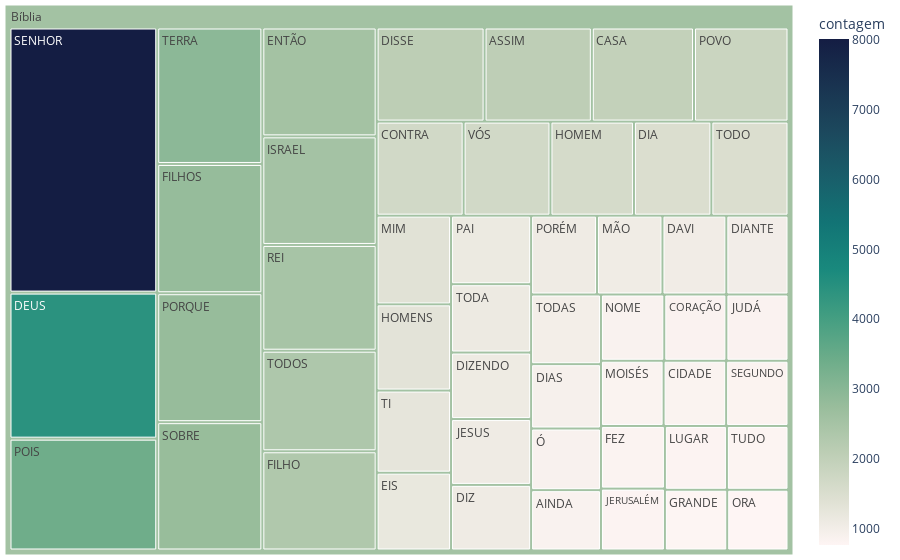

This figure's notebook cell:
### Markdown cell above
Percebe-se que a palavra "Senhor" é a mais presente em toda a Bíbila, muitas vezes usada para referenciar a figura de Deus em ambos os testamentos. Em seguida, "Deus" aparece como a segunda palavra mais comum. Faz sentido, uma vez que esse pode ser considerado um dos temas principais da Bíblia.

Não obstante, existem outras formas de visualizar a mesma informação, como por meio de "treemaps", círculos e mapa de palavras.

### Treemap

### Code cell
fig = px.treemap(
    contagem_palav[0:50],
    path=[px.Constant("Bíblia"), "palavra"],
    values="contagem",
    color="contagem",
    color_continuous_scale="tempo",
)

fig.update_layout(margin=dict(t=5, l=5, r=5, b=5))
fig.show()

### Figure 1 — Plotly figure (JSON) as saved in the notebook; plotly's stock layout.template omitted (floating-point values rounded to 4 significant figures)
{"data": [{"branchvalues": "total", "customdata": [[863], [2066], [1968], [835], [1675], [842], [1031], [4417], [1491], [1003], [920], [2079], [1075], [1090], [1185], [2547], [820], [2322], [2781], [775], [1608], [1313], [2541], [810], [1079], [842], [810], [1351], [836], [1056], [859], [762], [1123], [3382], [2774], [1064], [1820], [2475], [832], [8017], [2761], [2936], [1251], [1120], [996], [1485], [2353], [804], [1672], [881], [2561.0]], "domain": {"x": [0, 1], "y": [0, 1]}, "hovertemplate": "labels=%{label}<br>contagem_sum=%{value}<br>parent=%{parent}<br>id=%{id}<br>contagem=%{color}<extra></extra>", "ids": ["Bíblia/AINDA", "Bíblia/ASSIM", "Bíblia/CASA", "Bíblia/CIDADE", "Bíblia/CONTRA", "Bíblia/CORAÇÃO", "Bíblia/DAVI", "Bíblia/DEUS", "Bíblia/DIA", "Bíblia/DIANTE", "Bíblia/DIAS", "Bíblia/DISSE", "Bíblia/DIZ", "Bíblia/DIZENDO", "Bíblia/EIS", "Bíblia/ENTÃO", "Bíblia/FEZ", "Bíblia/FILHO", "Bíblia/FILHOS", "Bíblia/GRANDE", "Bíblia/HOMEM", "Bíblia/HOMENS", "Bíblia/ISRAEL", "Bíblia/JERUSALÉM", "Bíblia/JESUS", "Bíblia/JUDÁ", "Bíblia/LUGAR", "Bíblia/MIM", "Bíblia/MOISÉS", "Bíblia/MÃO", "Bíblia/NOME", "Bíblia/ORA", "Bíblia/PAI", "Bíblia/POIS", "Bíblia/PORQUE", "Bíblia/PORÉM", "Bíblia/POVO", "Bíblia/REI", "Bíblia/SEGUNDO", "Bíblia/SENHOR", "Bíblia/SOBRE", "Bíblia/TERRA", "Bíblia/TI", "Bíblia/TODA", "Bíblia/TODAS", "Bíblia/TODO", "Bíblia/TODOS", "Bíblia/TUDO", "Bíblia/VÓS", "Bíblia/Ó", "Bíblia"], "labels": ["AINDA", "ASSIM", "CASA", "CIDADE", "CONTRA", "CORAÇÃO", "DAVI", "DEUS", "DIA", "DIANTE", "DIAS", "DISSE", "DIZ", "DIZENDO", "EIS", "ENTÃO", "FEZ", "FILHO", "FILHOS", "GRANDE", "HOMEM", "HOMENS", "ISRAEL", "JERUSALÉM", "JESUS", "JUDÁ", "LUGAR", "MIM", "MOISÉS", "MÃO", "NOME", "ORA", "PAI", "POIS", "PORQUE", "PORÉM", "POVO", "REI", "SEGUNDO", "SENHOR", "SOBRE", "TERRA", "TI", "TODA", "TODAS", "TODO", "TODOS", "TUDO", "VÓS", "Ó", "Bíblia"], "marker": {"coloraxis": "coloraxis", "colors": [863, 2066, 1968, 835, 1675, 842, 1031, 4417, 1491, 1003, 920, 2079, 1075, 1090, 1185, 2547, 820, 2322, 2781, 775, 1608, 1313, 2541, 810, 1079, 842, 810, 1351, 836, 1056, 859, 762, 1123, 3382, 2774, 1064, 1820, 2475, 832, 8017, 2761, 2936, 1251, 1120, 996, 1485, 2353, 804, 1672, 881, 2561.0]}, "name": "", "parents": ["Bíblia", "Bíblia", "Bíblia", "Bíblia", "Bíblia", "Bíblia", "Bíblia", "Bíblia", "Bíblia", "Bíblia", "Bíblia", "Bíblia", "Bíblia", "Bíblia", "Bíblia", "Bíblia", "Bíblia", "Bíblia", "Bíblia", "Bíblia", "Bíblia", "Bíblia", "Bíblia", "Bíblia", "Bíblia", "Bíblia", "Bíblia", "Bíblia", "Bíblia", "Bíblia", "Bíblia", "Bíblia", "Bíblia", "Bíblia", "Bíblia", "Bíblia", "Bíblia", "Bíblia", "Bíblia", "Bíblia", "Bíblia", "Bíblia", "Bíblia", "Bíblia", "Bíblia", "Bíblia", "Bíblia", "Bíblia", "Bíblia", "Bíblia", ""], "type": "treemap", "values": [863, 2066, 1968, 835, 1675, 842, 1031, 4417, 1491, 1003, 920, 2079, 1075, 1090, 1185, 2547, 820, 2322, 2781, 775, 1608, 1313, 2541, 810, 1079, 842, 810, 1351, 836, 1056, 859, 762, 1123, 3382, 2774, 1064, 1820, 2475, 832, 8017, 2761, 2936, 1251, 1120, 996, 1485, 2353, 804, 1672, 881, 83398]}], "layout": {"coloraxis": {"colorbar": {"title": {"text": "contagem"}}, "colorscale": [[0, "rgb(254, 245, 244)"], [0.09091, "rgb(222, 224, 210)"], [0.1818, "rgb(189, 206, 181)"], [0.2727, "rgb(153, 189, 156)"], [0.3636, "rgb(110, 173, 138)"], [0.4545, "rgb(65, 157, 129)"], [0.5455, "rgb(25, 137, 125)"], [0.6364, "rgb(18, 116, 117)"], [0.7273, "rgb(25, 94, 106)"], [0.8182, "rgb(28, 72, 93)"], [0.9091, "rgb(25, 51, 80)"], [1, "rgb(20, 29, 67)"]]}, "legend": {"tracegroupgap": 0}, "margin": {"b": 5, "l": 5, "r": 5, "t": 5}}}
